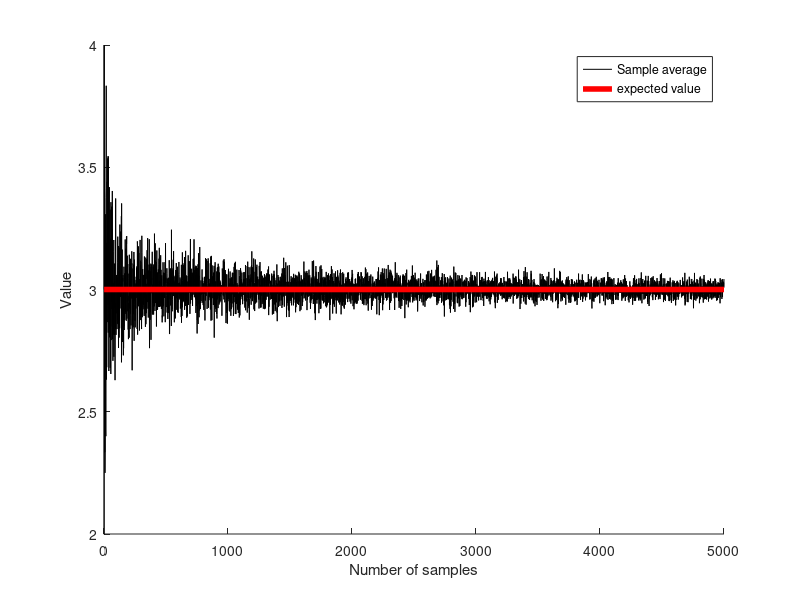
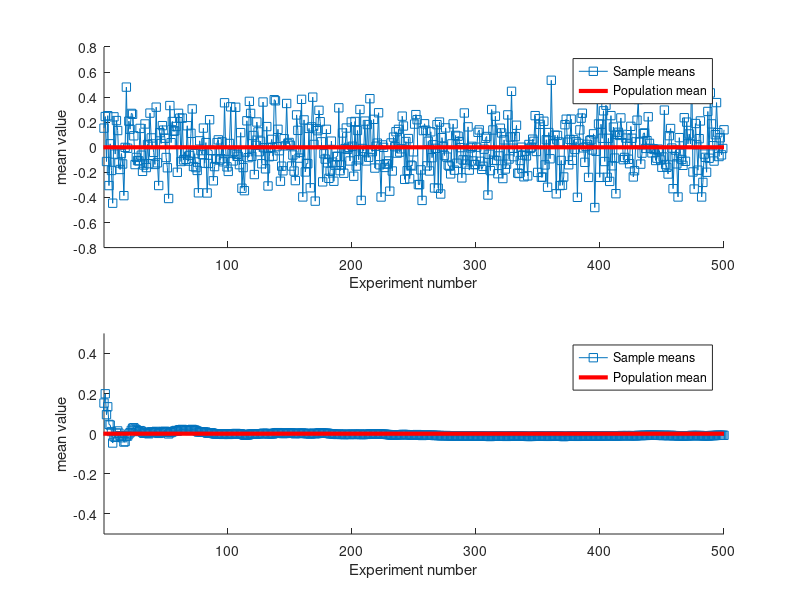

Here is the MATLAB script that generated these plots, in order: (Note: this script raises an error after producing the figures.)
%%
%   COURSE: Master statistics and machine learning: intuition, math, code										
%      URL: udemy.com/course/statsml_x/?couponCode=202304 
% 
%  SECTION: Probability theory
%    VIDEO: The law of large numbers
% 
%  TEACHER: Mike X Cohen, sincxpress.com
%

%%

% a clear MATLAB workspace is a clear mental workspace
close all; clear; clc

%% example with rolling a die

% die probabilities (weighted)
f1 = 2/8;
f2 = 2/8;
f3 = 1/8;
f4 = 1/8;
f5 = 1/8;
f6 = 1/8;

% confirm sum to 1
disp(f1+f2+f3+f4+f5+f6)

% expected value
expval = 1*f1 + 2*f2 + 3*f3 + 4*f4 + 5*f5 + 6*f6;

% generate "population"
population = [ 1 1 2 2 3 4 5 6 ];
for i=1:20
    population = [population population];
end

nPop = numel(population);

% draw sample of 8 rolls
sample = randsample(population,8);

%% experiment: draw larger and larger samples

k = 5000; % maximum number of samples
sampleAve = zeros(k,1);
for i=1:k
    idx = ceil(rand(1,i)*nPop);
    sampleAve(i) = mean( population(idx));
end


figure(1), clf, hold on
plot(sampleAve,'k')
plot([1 k],[1 1]*expval,'r','linew',4)
xlabel('Number of samples')
ylabel('Value')
set(gca,'ylim',[expval-1 expval+1])
legend({'Sample average';'expected value'})

% mean of samples converges to population estimate quickly:
mean(sampleAve)
mean(sampleAve(1:10))

%% Another example from a previous lecture (sampleVariability) (slightly adapted)

% generate population data with known mean
populationN = 1000000;
population = randn(populationN,1);
population = population - mean(population); % demean


% get means of samples
samplesize   = 30;
numberOfExps = 500;
samplemeans  = zeros(numberOfExps,1);

for expi=1:numberOfExps
    % get a sample and compute its mean
    sampleidx = randi(populationN,samplesize,1);
    samplemeans(expi) = mean(population( sampleidx ));
end


% show the results!
figure(2), clf
subplot(211), hold on
plot(samplemeans,'s-')
plot(get(gca,'xlim'),[1 1]*mean(population),'r','linew',3)
set(gca,'xlim',[1 numberOfExps])
xlabel('Experiment number')
ylabel('mean value')
legend({'Sample means';'Population mean'})

subplot(212), hold on
plot(cumsum(samplemeans') ./ (1:numberOfExps),'s-')
plot(get(gca,'xlim'),[1 1]*mean(population),'r','linew',3)
set(gca,'xlim',[1 numberOfExps],'ylim',[-.5 .5])
xlabel('Experiment number')
ylabel('mean value')
legend({'Sample means';'Population mean'})

%% some foreshadowing...

figure(3), clf
histogram(samplemeans,30)
xlabel('Sample mean value'), ylabel('Count')

%% done.
